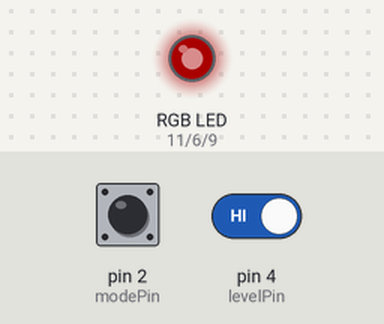
A sketch run on a simulated Arduino Uno, built with avr-gcc and run on an emulated ATmega328P. On the bench: an RGB LED mixed from three pins (HIGH = lit). Dashed ring = blinking. The test bench sets the inputs (shaded band); at power-on: pin 2 (modePin) LOW, pin 4 (levelPin) HIGH. Dim RGB values are drawn brighter than linear.

Above: at 1.2 s.
1.3 s: pin 2 (modePin) pulled HIGH for 1 s
At 1.7 s:
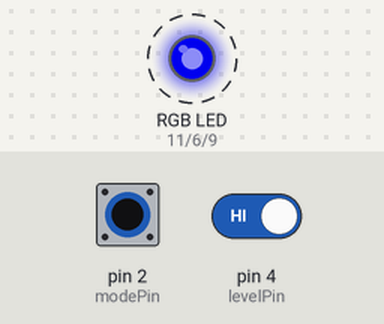
4.3 s: pin 2 (modePin) pulled HIGH for 3.2 s
9.0 s: pin 2 (modePin) pulled HIGH for 1 s
At 11.4 s:
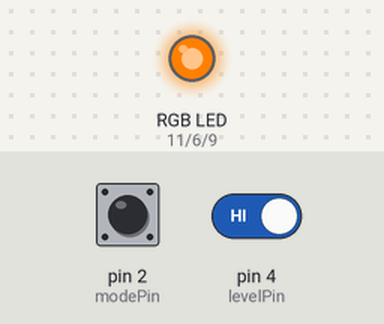
13.0 s: pin 4 (levelPin) driven LOW
At 14.4 s:
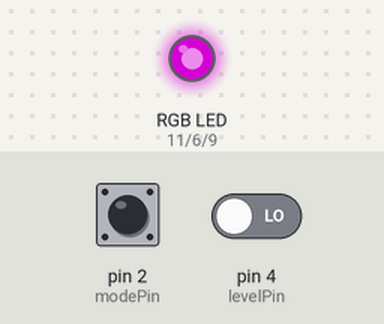
15.0 s: pin 4 (levelPin) driven HIGH
At 15.9 s:
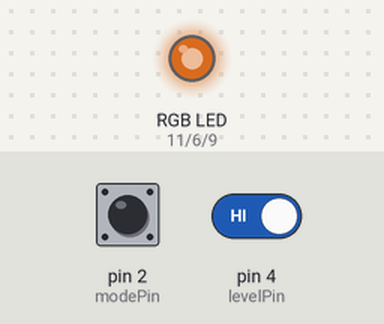
18.0 s: pin 2 (modePin) pulled HIGH for 0.15 s
Timing chart, 0 to 22.1 s (numbered marks = the images above; inputs shaded):
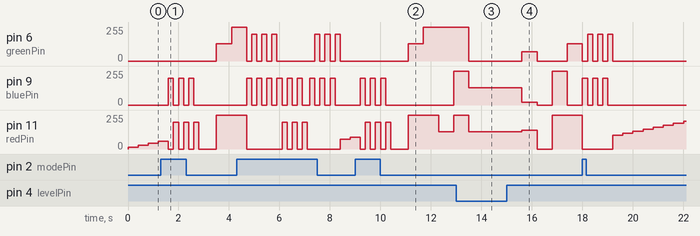

Measured:
- after the input at 1.3 s, pin 6 (greenPin): 0/255 → 128/255 after 2.2 s, → 255/255 0.60 s later; pin 9 (bluePin): alternates 200/255 for 0.20 s and 0/255 for 0.20 s, 6 changes in all, then stays 0/255, starting after 0.30 s
- after the input at 9.0 s, pin 6 (greenPin): 0/255 → 128/255 after 2.1 s, → 255/255 0.60 s later; pin 9 (bluePin): 0/255 → 200/255 after 0.20 s, → 0/255 0.20 s later, → 200/255 0.20 s later, → 0/255 0.20 s later, … (7 changes in this stretch)
- after the input at 13.0 s, pin 6 (greenPin): goes on until 13.5 s, then stays 0/255; pin 11 (redPin): goes on until 13.5 s, then stays 128/255
- after the input at 15.0 s, pin 6 (greenPin): 0/255 → 69/255 after 0.60 s, → 0/255 0.60 s later, → 128/255 1.2 s later; pin 9 (bluePin): 128/255 → 19/255 after 0.60 s, → 0/255 0.60 s later, → 255/255 0.60 s later, → 0/255 0.60 s later; pin 11 (redPin): 128/255 → 139/255 after 0.60 s, → 0/255 0.60 s later, → 255/255 0.60 s later

The sketch:

0.2CodB_Limpio.ino
```cpp
/*
  RGB Controller

  Utiliza transistores NPN para regular el color de LEDs RGB mediante dos botones.
  Utiliza tres salidas PWM y dos entradas digitales.

  Creado en 2018
  por ComandanteJ (José Carlos Gadea Doncel)

  Código, instrucciones, esquemas e imágenes disponibles
  en https://github.com/ComandanteJ/PlacaRGB

*/

const int modePin = 2;
const int levelPin = 4;
const int redPin = 11,greenPin = 6,bluePin = 9;

int R = 0,G = 0,B = 0; // Estas variables se usaran para controlar el brillo de cada canal
char color = 'R'; // Esta variable controla que canal estamos configurando. Por defecto, el Rojo

void setup() {

  // Inicialización de cada pin de salida.
  pinMode(redPin, OUTPUT);
  pinMode(greenPin, OUTPUT);
  pinMode(bluePin, OUTPUT);

  // Inicialización de cada pin de entrada.
  pinMode(modePin, INPUT);
  pinMode(levelPin, INPUT);

}

// Esta sencilla funcion apaga todos los LEDs.
void turnOffLeds(){

    analogWrite(redPin,0);
    analogWrite(greenPin,0);
    analogWrite(bluePin,0);

}

// Esta sencilla funcion escribe el valor almacenado en las variables, en los pines.
void recoverColor(){

    analogWrite(redPin,R);
    analogWrite(greenPin,G);
    analogWrite(bluePin,B);

}

// Esta funcion recibe un array de enteros con los codigos RGB para cada canal, y
// configura cada canal con estos codigos.
void writeToPins(int RGB[]){
    analogWrite(redPin,RGB[0]);
    analogWrite(greenPin,RGB[1]);
    analogWrite(bluePin,RGB[2]);

}

// Esta funcion se encarga de hacer parpadear el color que hemos seleccionado.
void blink(char col){

  char colChars[3]={'R','G','B'};

  int colNums[4]={redPin,greenPin,bluePin,0}; // Array de enteros en el que se incluyen los pines de cada canal RGB, Y espacio para
                                              // almacenar un cuarto pin que sera el que parpadeara.

  // Este FOR se repite tres veces, una por canal de color.
  for(int i = 0; i < 3; i++){


    // Este IF comprueba en cada iteracion del FOR si el valor actual del array colChars es el mismo que el del char que hemos pasado
    // por parametro. Si lo es, recupera esa misma posicion en el array que contiene los pines (colNums), que se corresponde con el pin
    // de ese color, y guarda ese pin en el cuarto valor de dicho array para usarlo mas abajo. Si encuentra coincidencia,
    // deja de buscar saliendo del FOR con "break".
    if(colChars[i] == col){

      colNums[4] = colNums[i];
      break;
    }

  }

    turnOffLeds();

    for(int j = 0;j < 3; j++){

      analogWrite(colNums[4],255);
      delay(200);
      analogWrite(colNums[4],0);
      delay(200);

    }

    recoverColor();

    delete[] colChars,colNums;

}

void loop() {

  // Primero, el programa busca si hemos pulsado (señal HIGH) el boton "MODE".
  // Se comprueba tambien que el otro boton este en low, para evitar cambiar
  // colores en caso de querer entrar al menu al que se accede mediante la
  // pulsacion silumtanea de ambos.
  if( (digitalRead(levelPin) == LOW)&&(digitalRead(modePin) == HIGH) ) {

    // En caso positivo, comprueba la letra de la variable de control "color".
    // Una vez encuentra el color, lo cambia por el siguiente en la secuencia.
    // Si llega al ultimo color ('B'), vuelve a poner el primero ('R').

    if( color == 'R' ) {

      color = 'G';

    }else if( color == 'G' ) {

      color = 'B';

    }else if( color == 'B' ) {

      color = 'R';

    }
    blink(color);

    delay(400);
  }

  // Ahora, el programa busca si hemos pulsado (señal HIGH) el boton "LEVEL".
  if((digitalRead(levelPin) == HIGH)&&(digitalRead(modePin) == LOW)) {

        // En caso positivo, busca el valor de la variable de control "color", y a continuacion
        // comprueba que la variable no este en su valor maximo de 255. Si no lo esta, le suma
        // 15. Si esta al maximo, la pone a 0 (apaga esa linea).
        // Por ultimo, escribe la informacion al pin correspondiente y añade un delay para controlar
        // dobles pulsaciones.

        if(color == 'R') {

          if(R != 255) {
            R+= 15;
          }else {
            R = 0;
          }

          analogWrite(redPin, R);
          delay(400);

        }else if(color == 'G') {

          if(G != 255) {
            G+=15;
          }else {
            G = 0;
          }

          analogWrite(greenPin, G);
          delay(400);

        }else if(color == 'B') {

          if(B != 255) {
            B+=15;
          }else {
            B = 0;
          }

          analogWrite(bluePin, B);
          delay(400);

        }

  }

  // Aqui se comprueba si se han presionado ambos botones a la vez, en cuyo caso entra
  // en el modo de seleccion de colores pre-determinados.
  if((digitalRead(levelPin) == HIGH)&&(digitalRead(modePin) == HIGH)){

      int tiempo = 0,seleccion=1,cambiar=0,RGB[3];

      turnOffLeds();

      for(int i = 0;i < 3;i++){
        analogWrite(bluePin, 200);
        analogWrite(redPin, 0);
        delay(200);
        analogWrite(bluePin, 0);
        analogWrite(redPin, 200);
        delay(200);
      }

      turnOffLeds();
      delay(100);

      while(tiempo < 1000){

        while((digitalRead(levelPin) == HIGH)&&(digitalRead(modePin) == HIGH)){

          if(tiempo >= 1000){
            break;
          }

          tiempo += 25;

        }

        // Este bucleo salta cuando tenemos solo uno de los botones pulsados, y
        // su cometido es "navegar" por la variable "seleccion".
        if((digitalRead(levelPin) == HIGH)&&(digitalRead(modePin) == LOW)){

          if(tiempo >= 1000){
            break;
          }

          // Pone la variable "cambiar" a 1 para señalizar que debe cambiarse el color.
          cambiar = 1;

          if(seleccion != 7){

            seleccion += 1;

          }else{

            seleccion = 0;

          }

          delay(600);
          tiempo = 0; // Se pone el contador de tiempo a 0 despues de cada pulsacion.

        }

        // Este bucle es identico al anterior, solo que la seleccion va en sentido contrario.
        if((digitalRead(levelPin) == LOW)&&(digitalRead(modePin) == HIGH)){

          if(tiempo >= 1000){
            break;
          }

          cambiar = 1;

          if(seleccion != 0){

            seleccion -= 1;

          }else{

            seleccion = 7;

          }
          delay(600);
          tiempo = 0;

        }

        // Este bucle salta si hemos pulsado solo un boton, y por lo tanto el valor "cambiar" esta a 0.
        if(cambiar == 1){

          // Esta estructura usa el valor de la variable "seleccion" para escribir los tres numeros
          // R G y B en el array RGB.
          switch(seleccion){

            case 0:
              RGB[0]=0;
              RGB[1]=0;
              RGB[2]=0;
              break;
            case 1:
              RGB[0]=255;
              RGB[1]=0;
              RGB[2]=255;
              break;
            case 2:
              RGB[0]=255;
              RGB[1]=128;
              RGB[2]=0;
              break;
            case 3:
              RGB[0]=255;
              RGB[1]=255;
              RGB[2]=0;
              break;
            case 4:
              RGB[0]=128;
              RGB[1]=255;
              RGB[2]=0;
              break;
            case 5:
              RGB[0]=255;
              RGB[1]=255;
              RGB[2]=255;
              break;
            case 6:
              RGB[0]=128;
              RGB[1]=0;
              RGB[2]=128;
              break;
            case 7:
              RGB[0]=139;
              RGB[1]=69;
              RGB[2]=19;
              break;
          }

          // Aqui llamamos a la funcion que recibe el array RGB y escribe los valores en
          // los canales del LED.
          writeToPins(RGB);

          // Por ultimo, pone la variable cambiar a 0 para que no se repita por cada ciclo.
          cambiar = 0;

        }
      }

      turnOffLeds();
      for(int i = 0;i < 3;i++){
        analogWrite(bluePin, 200);
        analogWrite(greenPin, 0);
        delay(200);
        analogWrite(bluePin, 0);
        analogWrite(greenPin, 200);
        delay(200);
      }
      recoverColor();

  }
}
```
